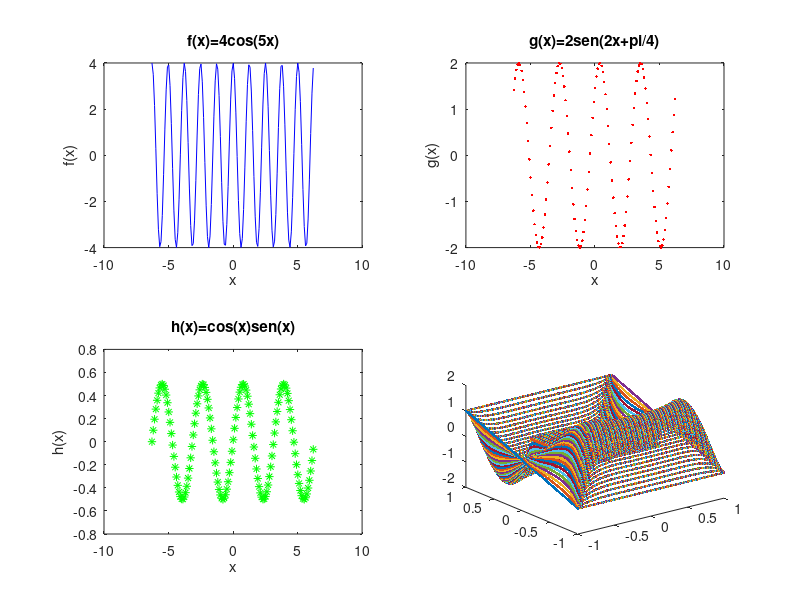
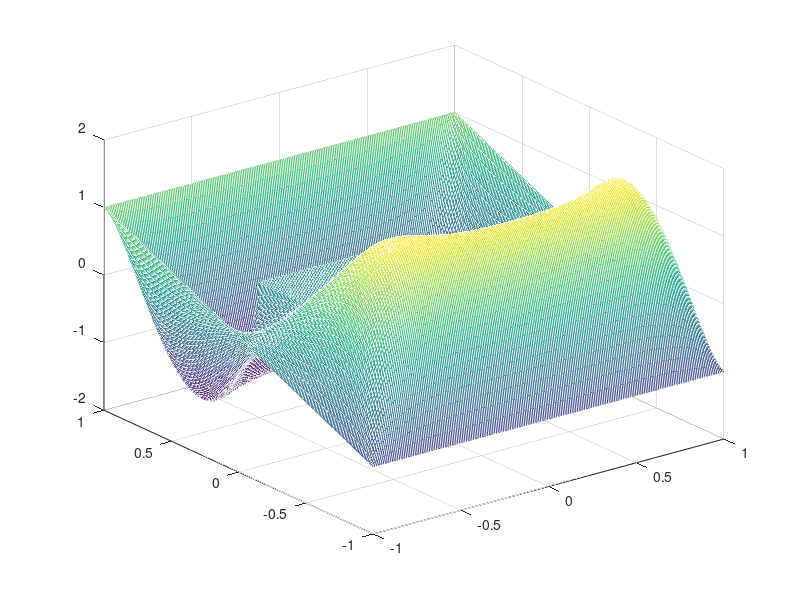
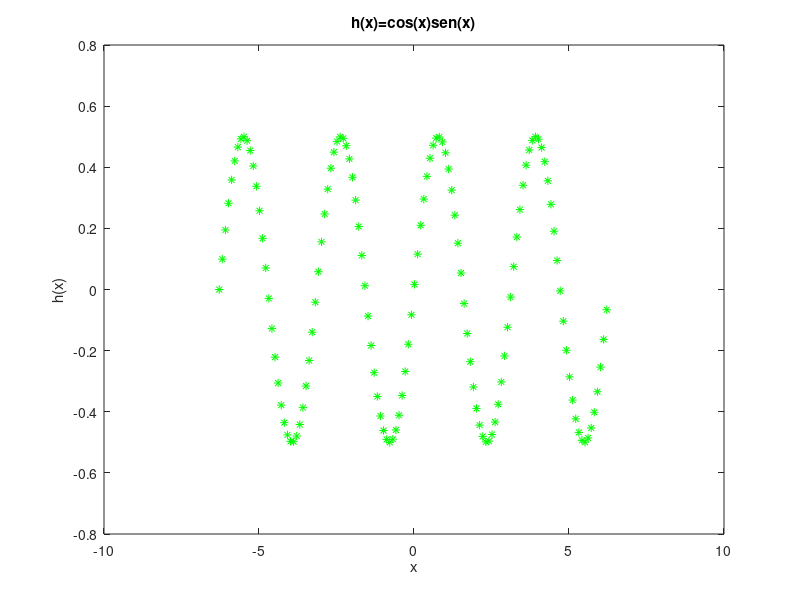
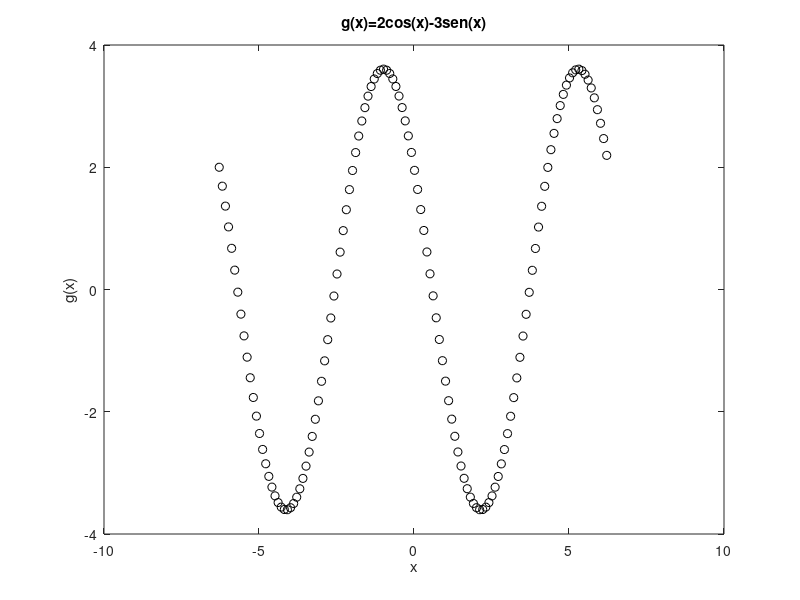

The MATLAB source for these figures, in order:
clc
clear
close all
%% Plots
%{
    Como vimos na sessão anterior, no MATLAB podemos fazer gráficos através de plots. 
    Podemos também customizar os plots de forma a vermos detalhadamente certas secções do gráfico.
    Podemos também adicionar legendas aos eixos e também dar legendas caso
    haja muitos gráficos representados.

    Faça o plot das funções f(x)=4*cos(5*x), g(x)=2*sen(2*x + pi/4), 
    h(x)=cos(x)*sen(x) e j(x)=2*cos(x)-3*sen(x), em que x é o vetor que começa em -2pi e vai
    até 2*pi com um passo de 0,1.

    
%}

x=-2*pi:0.1:2*pi;
f=4*cos(5*x);
g=2*sin(2*x + pi/4);
h=cos(x).*sin(x);
j=2*cos(x)-3*sin(x);



plot(x,f,'-b',x,g,'.r',x,h,'*g',x,j,'ok')
close

%{
    Separe os gráficos das funções, adicione título 
    e costumize de forma diferente cada um.
%}

subplot(2,2,1)
plot(x,f,'-b')
title('f(x)=4cos(5x)')
xlabel('x')
ylabel('f(x)')

subplot(2,2,2)
plot(x,g,'.r')
title('g(x)=2sen(2x+pi/4)')
ylabel('g(x)')
xlabel('x')

subplot(2,2,3)
plot(x,h,'*g')
title('h(x)=cos(x)sen(x)')
ylabel('h(x)')
xlabel('x')

subplot(2,2,4)
plot(x,j,'ok')
title('g(x)=2cos(x)-3sen(x)')
ylabel('g(x)')
xlabel('x')


%Repita o exercicio anterior atribuindo um gráfico a cada janela.

close

figure(1)
plot(x,f,'-b')
title('f(x)=4cos(5x)')
xlabel('x')
ylabel('f(x)')

figure(2)
plot(x,g,'.r')
title('g(x)=2sen(2x+pi/4)')
ylabel('g(x)')
xlabel('x')

figure(3)
plot(x,h,'*g')
title('h(x)=cos(x)sen(x)')
ylabel('h(x)')
xlabel('x')

figure(4)
plot(x,j,'ok')
title('g(x)=2cos(x)-3sen(x)')
ylabel('g(x)')
xlabel('x')

close all

%{
    Como já pode ter reparado existe um ficheiro plot3d.mat neste
    diretorio. Tendo em conta que este ficheiro é composto por 3 variáveis (X,Y,Vnew). 
    Utilize a função load para descarregar os valores para a sua workspace.
%}

load("plot3d","X","Y","Vnew");

%{
    Utilize a função plot3 e mesh para visualizar os seus valores.
    Para vizualizar melhor com a função plot3 passe como argumento '.'
%}

figure(1)
plot3(X,Y,Vnew,'.')
figure(2)
mesh(X,Y,Vnew)